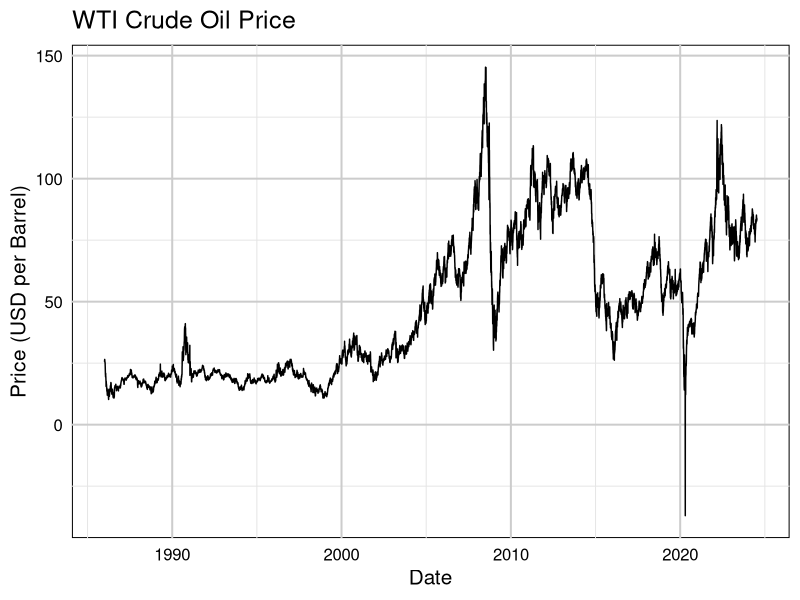
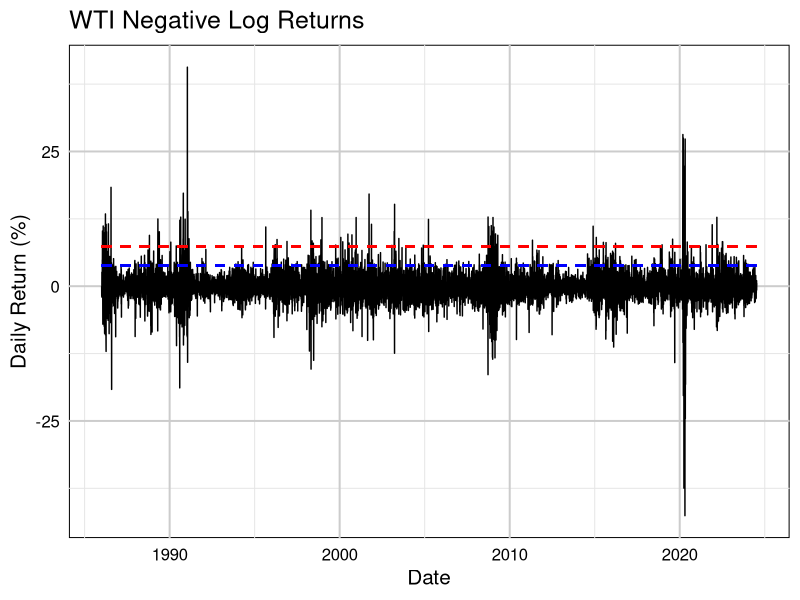
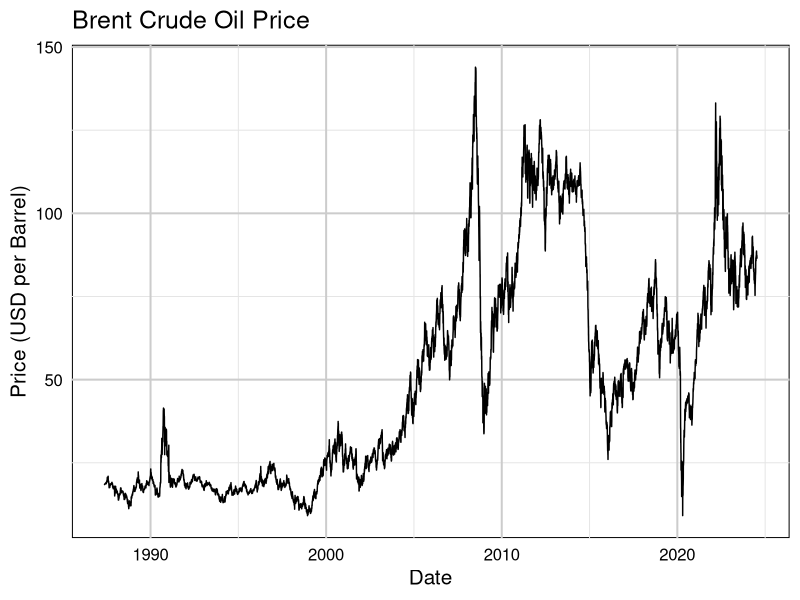
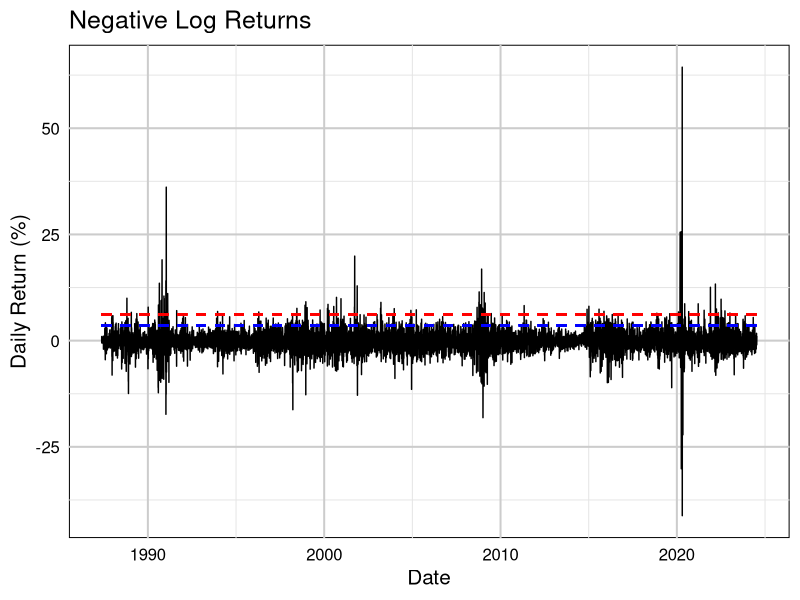
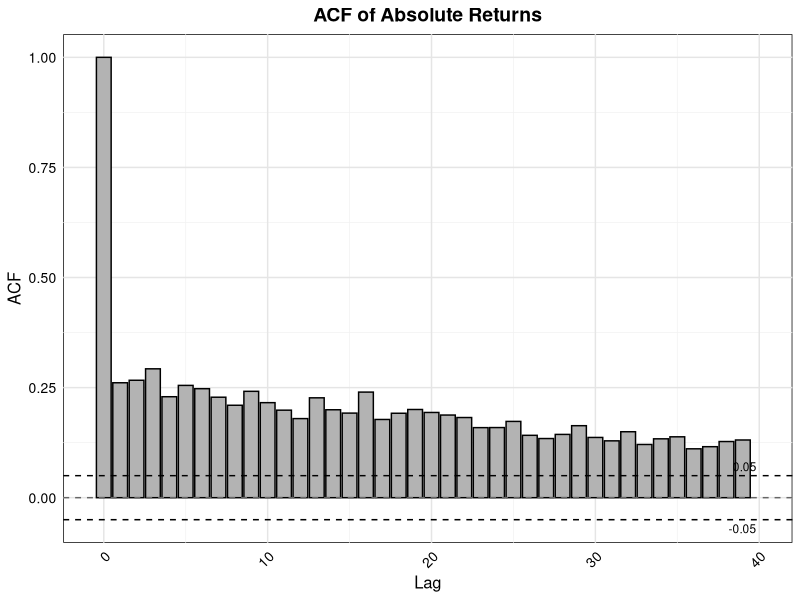

These figures' R source, in order:
library(quantmod)
library(xts)
library(zoo)
library(dplyr)
library(ggplot2)

WTI <- read.csv("Data/WTI_price_data.csv", skip = 4, header = TRUE)
WTI$Day <- as.Date(WTI$Day, format = "%m/%d/%Y")


WTI_xts <- xts(WTI$Cushing.OK.WTI.Spot.Price.FOB..Dollars.per.Barrel, order.by = WTI$Day)
WTI_df <- data.frame(Date = index(WTI_xts), Price = coredata(WTI_xts))


returns <- -dailyReturn(WTI_xts, type = "log") * 100
returns = na.omit(returns)
returns_df <- data.frame(Date = index(returns), Daily_Return = coredata(returns))


price_plot <- ggplot(WTI_df, aes(x = Date, y = Price)) +
  geom_line(color = "black") +
  theme_minimal(base_size = 15) +
  theme(
    panel.background = element_rect(fill = "white"),
    plot.background = element_blank(),
    text = element_text(color = "black"),
    axis.title = element_text(color = "black"),
    axis.text = element_text(color = "black"),
    panel.grid.major = element_line(color = "grey80"),
    panel.grid.minor = element_line(color = "grey90")
  ) +
  labs(title = "WTI Crude Oil Price", x = "Date", y = "Price (USD per Barrel)")

print(price_plot)

quantile_95 <- quantile(returns_df$daily.returns, 0.95)
quantile_99 <- quantile(returns_df$daily.returns, 0.99)

start_date <- min(returns_df$Date)
end_date <- max(returns_df$Date)

returns_plot <- ggplot(returns_df, aes(x = Date, y = daily.returns)) +
  geom_line(color = "black") +
  geom_segment(aes(x = start_date, xend = end_date, y = quantile_95, yend = quantile_95),
               color = "blue", linetype = "dashed", size = .8) +
  geom_segment(aes(x = start_date, xend = end_date, y = quantile_99, yend = quantile_99),
               color = "red", linetype = "dashed", size = .8) +
  theme_minimal(base_size = 15) +
  theme(
    panel.background = element_rect(fill = "white"),
    plot.background = element_blank(),
    text = element_text(color = "black"),
    axis.title = element_text(color = "black"),
    axis.text = element_text(color = "black"),
    panel.grid.major = element_line(color = "grey80"),
    panel.grid.minor = element_line(color = "grey90")
  ) +
  labs(title = "WTI Negative Log Returns", x = "Date", y = "Daily Return (%)")

print(returns_plot)





Brent <- read.csv("Data/Brent_price_data.csv", skip = 4, header = TRUE)

Brent$Day <- as.Date(Brent$Day, format = "%m/%d/%Y")

Brent_xts <- xts(Brent$Europe.Brent.Spot.Price.FOB..Dollars.per.Barrel, order.by = Brent$Day)
Brent_df <- data.frame(Date = index(Brent_xts), Price = coredata(Brent_xts))

returns_Brent <- -dailyReturn(Brent_xts, type = "log") * 100
returns_Brent = na.omit(returns_Brent)
returns_Brent_df <- data.frame(Date = index(returns_Brent), Daily_Return = coredata(returns_Brent))

Brent_data = as.numeric(returns_Brent)


price_plot <- ggplot(Brent_df, aes(x = Date, y = Price)) +
  geom_line(color = "black") +
  theme_minimal(base_size = 15) +
  theme(
    panel.background = element_rect(fill = "white"),
    plot.background = element_blank(),
    text = element_text(color = "black"),
    axis.title = element_text(color = "black"),
    axis.text = element_text(color = "black"),
    panel.grid.major = element_line(color = "grey80"),
    panel.grid.minor = element_line(color = "grey90")
  ) +
  labs(title = "Brent Crude Oil Price", x = "Date", y = "Price (USD per Barrel)")

print(price_plot)

quantile_95 <- quantile(returns_Brent_df$daily.returns, 0.95)
quantile_99 <- quantile(returns_Brent_df$daily.returns, 0.99)

start_date <- min(returns_Brent_df$Date)
end_date <- max(returns_Brent_df$Date)

returns_plot <- ggplot(returns_Brent_df, aes(x = Date, y = daily.returns)) +
  geom_line(color = "black") +
  geom_segment(aes(x = start_date, xend = end_date, y = quantile_95, yend = quantile_95),
               color = "blue", linetype = "dashed", size = .8) +
  geom_segment(aes(x = start_date, xend = end_date, y = quantile_99, yend = quantile_99),
               color = "red", linetype = "dashed", size = .8) +
  theme_minimal(base_size = 15) +
  theme(
    panel.background = element_rect(fill = "white"),
    plot.background = element_blank(),
    text = element_text(color = "black"),
    axis.title = element_text(color = "black"),
    axis.text = element_text(color = "black"),
    panel.grid.major = element_line(color = "grey80"),
    panel.grid.minor = element_line(color = "grey90")
  ) +
  labs(title = "Negative Log Returns", x = "Date", y = "Daily Return (%)")

plot(returns_plot)



abs_returns <- abs(as.numeric(returns))

acf_result <- acf(abs_returns, plot = FALSE)

acf_data <- data.frame(
  lag = acf_result$lag,
  acf = acf_result$acf
)

p_acf <- ggplot(acf_data, aes(x = lag, y = acf)) +
  geom_bar(stat = "identity", fill = "grey70", color = "black") +
  geom_hline(yintercept = 0, color = "grey40", linetype = "dashed") +
  geom_hline(yintercept = 0.05, color = "black", linetype = "dashed") +
  geom_hline(yintercept = -0.05, color = "black", linetype = "dashed") +
  annotate("text", x = 40, y = 0.05, label = "0.05", hjust = 1.1, vjust = -0.5, color = "black", size = 3) +  # Add text annotation at y = 0.05
  annotate("text", x = 40, y = -0.05, label = "-0.05", hjust = 1.1, vjust = 1.5, color = "black", size = 3) +  # Add text annotation at y = -0.05
  labs(title = "ACF of Absolute Returns", x = "Lag", y = "ACF") +
  theme_minimal(base_family = "sans") +
  theme(
    plot.background = element_blank(),
    panel.background = element_rect(fill = "white"),
    panel.grid.major = element_line(color = "grey90"),
    panel.grid.minor = element_line(color = "grey95"),
    plot.title = element_text(hjust = 0.5, size = 14, face = "bold", color = "black"),
    axis.title = element_text(size = 12, color = "black"),
    axis.text = element_text(size = 10, color = "black"),
    axis.text.x = element_text(angle = 45, hjust = 1),
    panel.border = element_blank(),
    plot.border = element_blank(),
    axis.line = element_blank(),
  )

print(p_acf)
